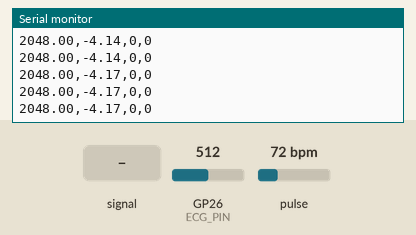
This sketch was run on a simulated Raspberry Pi Pico. On the bench: the last lines printed to the serial monitor. The inputs (shaded band) are chosen by the test bench; at power-on: pulse 72 bpm, GP26 (ECG_PIN) = 512 (analog values on the 0–1023 scale).

Above: at 3.2 s.
3.3 s: GP26 (ECG_PIN) fed a 200 Hz sine of ±81 counts around its level
At 4.1 s:
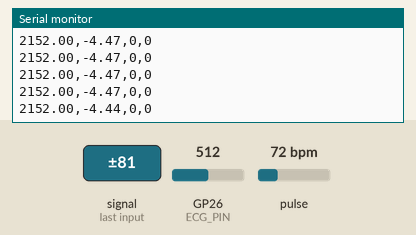
4.8 s: pulse set to 42 bpm
At 5.3 s:
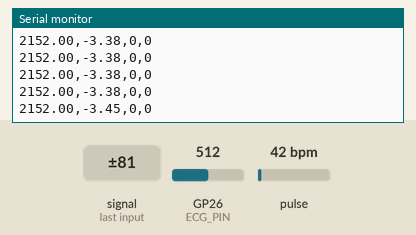
6.3 s: GP26 (ECG_PIN) set to 390
At 7.1 s:
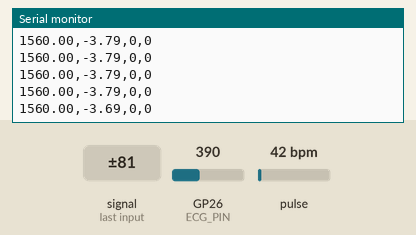
7.8 s: GP26 (ECG_PIN) fed a 1000 Hz sine of ±255 counts around its level
9.3 s: pulse set to 70 bpm
At 10.1 s:
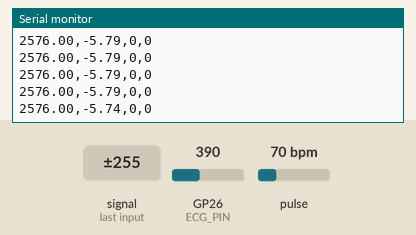
10.8 s: GP26 (ECG_PIN) set to 410
At 11.3 s:
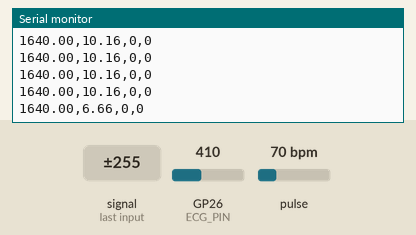
Timing chart, 0 to 13.3 s (numbered marks = the images above; inputs shaded):
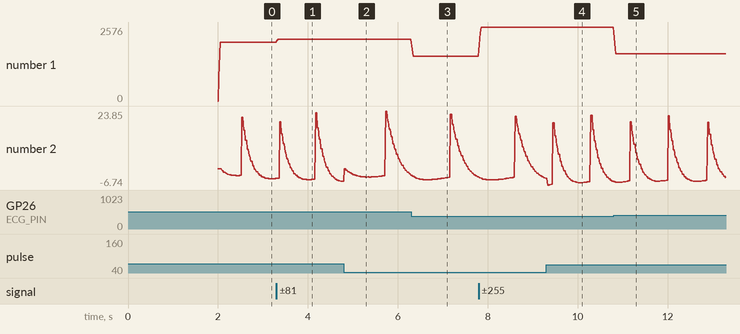

Measured:
- after the input at 3.3 s, the serial monitor: prints a new line at once (image 1)
- plotted number 1: 2048 → 2152 after the input at 3.3 s

The sketch:

bp_ptt_merged.ino
```cpp
#include "hardware/adc.h"
#include "hardware/clocks.h"
#include "pico/time.h"
#include <Wire.h>
#include "MAX30105.h"

#define ECG_PIN  A0
#define MA_SIZE        5
#define PT_WINDOW     15
#define REFRACTORY_MS 200
#define BLOCK_MS      500

// PTT config — conservative
#define BEATS_TO_AVERAGE  5
#define PTT_MIN_MS      150.0f
#define PTT_MAX_MS      400.0f

MAX30105 ppgSensor;

// ECG
float maBuffer[MA_SIZE] = {0};
int   maIndex = 0;
float maSum   = 0;

float ptBuffer[PT_WINDOW] = {0};
int   ptIndex  = 0;
float ptMWI    = 0;
float ptPeak   = 500.0f;
bool  ptRefrac = false;
uint32_t lastR_ms = 0;

volatile float    latestECG    = 0;
volatile bool     latestRmark  = false;
volatile uint32_t rWaveTime_us = 0;

// PPG
float    ppgDC        = 0;
float    ppgPrev      = 0;
float    ppgPrevDeriv = 0;
bool     dcSettled    = false;
uint32_t fingerTime   = 0;
bool     armed        = false;
float    peakAC       = 0;
uint32_t lastFire_ms  = 0;

// For graph output
float printPPG  = 0;
bool  printFire = false;

// PTT collection
float pttSamples[BEATS_TO_AVERAGE];
int   pttCount       = 0;
bool  skipNextSample = true;
float medianPTT      = 0;
bool  newPTT         = false;

repeating_timer_t ecgTimer;

float movingAverage(float v) {
  maSum -= maBuffer[maIndex];
  maBuffer[maIndex] = v;
  maSum += v;
  maIndex = (maIndex + 1) % MA_SIZE;
  return maSum / MA_SIZE;
}

float panTompkins(float raw) {
  static float x1 = 0, x2 = 0;
  float deriv = (raw - x2) * 0.5f;
  x2 = x1;
  x1 = raw;
  float sq = deriv * deriv;
  ptMWI -= ptBuffer[ptIndex];
  ptBuffer[ptIndex] = sq;
  ptMWI += sq;
  ptIndex = (ptIndex + 1) % PT_WINDOW;
  return ptMWI;
}

bool ecgCallback(repeating_timer_t *rt) {
  uint32_t now_ms = millis();
  uint32_t now_us = time_us_32();
  float raw    = (float)analogRead(ECG_PIN);
  float smooth = movingAverage(raw);
  float mwi    = panTompkins(smooth);

  latestECG = smooth;

  if (mwi > ptPeak) ptPeak = mwi;
  ptPeak      *= 0.9990f;
  float thresh  = ptPeak * 0.75f;

  if (ptRefrac && (now_ms - lastR_ms) > REFRACTORY_MS) {
    ptRefrac = false;
  }

  if (!ptRefrac && mwi > thresh && thresh > 50.0f) {
    lastR_ms     = now_ms;
    rWaveTime_us = now_us;
    ptRefrac     = true;
    ptPeak      *= 0.6f;
    latestRmark  = true;
  }

  return true;
}

void setup() {
  Serial.begin(115200);
  delay(2000);

  set_sys_clock_khz(125000, true);
  analogReadResolution(12);
  adc_init();
  adc_set_clkdiv(480);

  Wire.setSDA(4);
  Wire.setSCL(5);
  Wire.begin();
  Wire.setClock(400000);

  if (!ppgSensor.begin(Wire, I2C_SPEED_FAST)) {
    Serial.println("ERROR: MAX30102 not found.");
    while (true) delay(1000);
  }

  ppgSensor.setup(60, 4, 2, 100, 411, 4096);
  ppgSensor.setPulseAmplitudeRed(0);
  ppgSensor.setPulseAmplitudeIR(60);

  add_repeating_timer_ms(-10, ecgCallback, NULL, &ecgTimer);
}

void loop() {

  // ── PPG processing — one sample per iteration ─────────────────────────────
  ppgSensor.check();
  if (ppgSensor.available()) {
    float    ir     = (float)ppgSensor.getIR();
    uint32_t now_ms = millis();
    uint32_t now_us = time_us_32();

    if (ir > 50000.0f) {
      if (!dcSettled) {
        ppgDC      = ir;
        dcSettled  = true;
        fingerTime = now_ms;
      }

      ppgDC      = 0.95f * ppgDC + 0.05f * ir;
      float irAC = ir - ppgDC;
      float deriv = irAC - ppgPrev;
      ppgPrev    = irAC;

      bool settled = (now_ms - fingerTime) > 2000;
      bool blocked = (now_ms - lastFire_ms) < BLOCK_MS;

      float scaledAC = irAC / 20.0f;

      if (!blocked && scaledAC > peakAC) peakAC = scaledAC;

      float drop = peakAC - scaledAC;
      if (!blocked && drop > 10.0f) armed = true;

      bool fire = settled &&
                  armed &&
                  !blocked &&
                  ppgPrevDeriv < 0 &&
                  deriv > 0;

      ppgPrevDeriv = deriv;

      if (fire) {
        armed       = false;
        peakAC      = 0;
        lastFire_ms = now_ms;

        // ── PTT calculation ──
        if (skipNextSample) {
          skipNextSample = false;
        } else {
          uint32_t rTime  = rWaveTime_us;   // read volatile once
          uint32_t age_us = now_us - rTime;
          float ptt_ms    = (float)age_us / 1000.0f;

          if (ptt_ms >= PTT_MIN_MS && ptt_ms <= PTT_MAX_MS) {
            if (pttCount < BEATS_TO_AVERAGE) {
              pttSamples[pttCount++] = ptt_ms;
            }
          }
        }
      }

      printPPG  = scaledAC;
      printFire = fire;

    } else {
      ppgDC = ppgPrev = ppgPrevDeriv = 0;
      dcSettled = false;
      armed     = false;
      peakAC    = 0;
      printPPG  = 0;
      pttCount  = 0;
      skipNextSample = true;
    }

    ppgSensor.nextSample();
  }

  // ── Median PTT when buffer full ───────────────────────────────────────────
  if (pttCount >= BEATS_TO_AVERAGE) {
    float sorted[BEATS_TO_AVERAGE];
    memcpy(sorted, pttSamples, sizeof(pttSamples));
    for (int i = 1; i < BEATS_TO_AVERAGE; i++) {
      float key = sorted[i];
      int j = i - 1;
      while (j >= 0 && sorted[j] > key) { sorted[j+1] = sorted[j--]; }
      sorted[j+1] = key;
    }
    medianPTT      = sorted[BEATS_TO_AVERAGE / 2];
    newPTT         = true;
    pttCount       = 0;
    skipNextSample = true;
  }

  // ── Graph output at 100Hz ─────────────────────────────────────────────────
  static uint32_t lastPrint = 0;
  uint32_t now = millis();
  if (now - lastPrint >= 10) {
    lastPrint = now;

    bool rMark  = latestRmark;
    latestRmark = false;

    Serial.print(latestECG);           Serial.print(",");
    Serial.print(printPPG);            Serial.print(",");
    Serial.print(rMark    ? 3000 : 0); Serial.print(",");
    Serial.println(printFire ? 200 : 0);

    printFire = false;

    // PTT printed on its own line — won't disrupt 4-trace plotter much,
    // but if you want pure graphs, comment this block out
    if (newPTT) {
      newPTT = false;
      Serial.print(">>> Median PTT: ");
      Serial.print(medianPTT, 1);
      Serial.println(" ms <<<");
    }
  }
}
```
